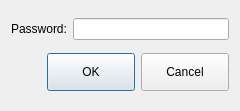
<?xml version="1.0" encoding="UTF-8"?>
<ui version="4.0">
 <class>ICAdminPasswordDialog</class>
 <widget class="QDialog" name="ICAdminPasswordDialog">
  <property name="geometry">
   <rect>
    <x>0</x>
    <y>0</y>
    <width>240</width>
    <height>111</height>
   </rect>
  </property>
  <property name="windowTitle">
   <string>Dialog</string>
  </property>
  <layout class="QVBoxLayout" name="verticalLayout">
   <item>
    <layout class="QHBoxLayout" name="horizontalLayout">
     <item>
      <widget class="QLabel" name="label">
       <property name="text">
        <string>Password:</string>
       </property>
      </widget>
     </item>
     <item>
      <widget class="ICLineEditWithVirtualKeyboard" name="pwdEdit">
       <property name="enabled">
        <bool>true</bool>
       </property>
       <property name="echoMode">
        <enum>QLineEdit::Password</enum>
       </property>
      </widget>
     </item>
    </layout>
   </item>
   <item>
    <widget class="QDialogButtonBox" name="buttonBox">
     <property name="styleSheet">
      <string notr="true">width:80px;
height:30px ;</string>
     </property>
     <property name="orientation">
      <enum>Qt::Horizontal</enum>
     </property>
     <property name="standardButtons">
      <set>QDialogButtonBox::Cancel|QDialogButtonBox::Ok</set>
     </property>
    </widget>
   </item>
  </layout>
 </widget>
 <customwidgets>
  <customwidget>
   <class>ICLineEditWithVirtualKeyboard</class>
   <extends>QLineEdit</extends>
   <header>iclineeditwithvirtualkeyboard.h</header>
  </customwidget>
 </customwidgets>
 <resources/>
 <connections>
  <connection>
   <sender>buttonBox</sender>
   <signal>accepted()</signal>
   <receiver>ICAdminPasswordDialog</receiver>
   <slot>accept()</slot>
   <hints>
    <hint type="sourcelabel">
     <x>248</x>
     <y>254</y>
    </hint>
    <hint type="destinationlabel">
     <x>157</x>
     <y>274</y>
    </hint>
   </hints>
  </connection>
  <connection>
   <sender>buttonBox</sender>
   <signal>rejected()</signal>
   <receiver>ICAdminPasswordDialog</receiver>
   <slot>reject()</slot>
   <hints>
    <hint type="sourcelabel">
     <x>316</x>
     <y>260</y>
    </hint>
    <hint type="destinationlabel">
     <x>286</x>
     <y>274</y>
    </hint>
   </hints>
  </connection>
 </connections>
</ui>
